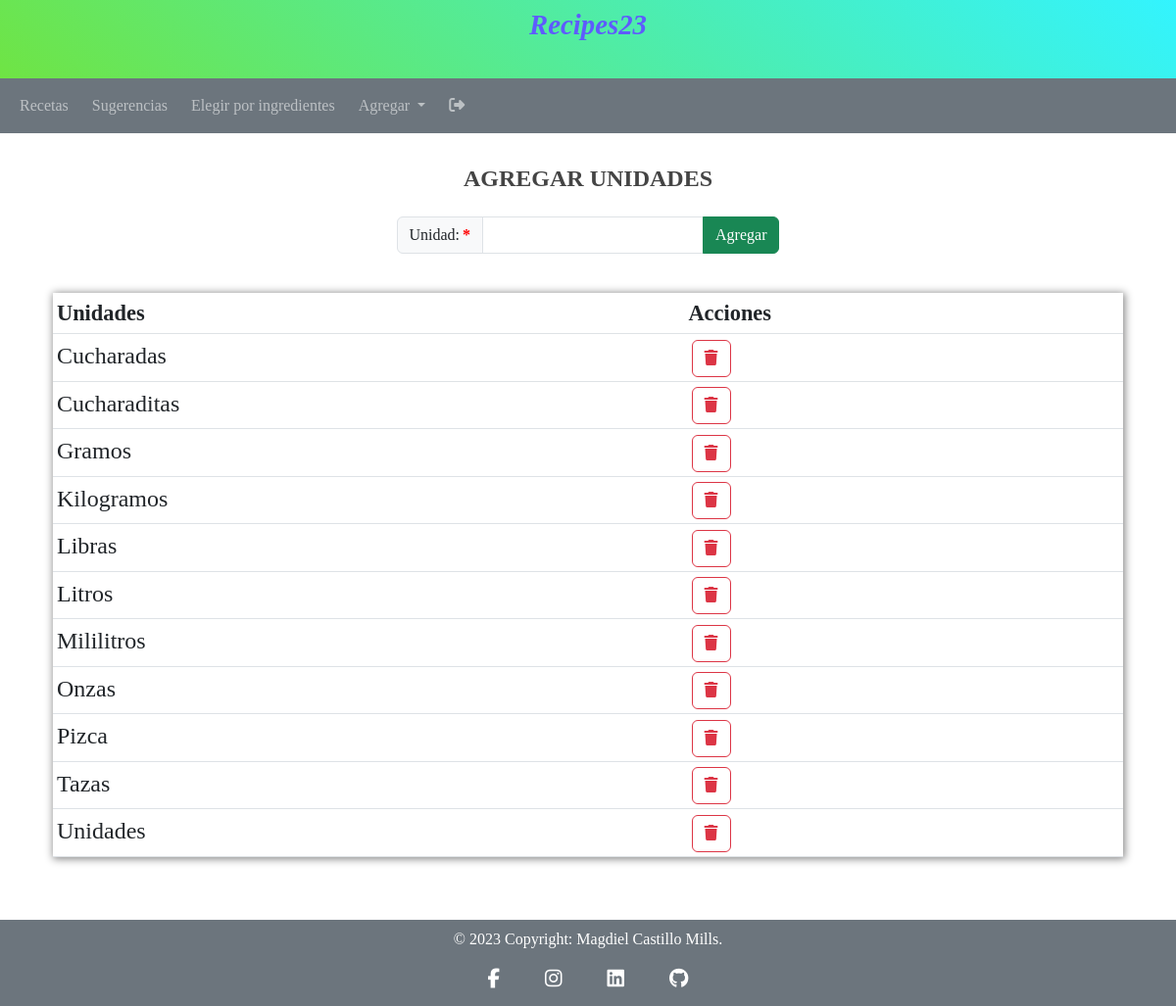
Screenshot of /views/add-units.php (signed in) with the database file from the repository.
### tables this page shows
CREATE TABLE `units` (
  `unitid` int NOT NULL AUTO_INCREMENT,
  `unit` varchar(20) NOT NULL,
  PRIMARY KEY (`unitid`),
  UNIQUE KEY `unit` (`unit`)
);

### views/add-units.php (the view, shortened to what this page needs)
<?php
require_once ("../config/db_Connection.php");
require_once ("../modules/head.php");
?>
<?php
require_once ("../modules/nav.php");
?>
<main class="container p-4">
    <div class="row mt-2 text-center justify-content-center">
    <h3>AGREGAR UNIDADES</h3>
        <form class="mt-3 col-auto" method="POST" action="../actions/create.php" autocomplete="on" onsubmit="return validation('add_units', /[a-zA-Z\t\h]+|(^$)/)">
            <div class="input-group mb-3">
                <label class="input-group-text is-required" for="add_units">Unidad: </label>
                <input class="form-control" type="text" id="add_units" name="add_units"  pattern="[a-zA-Z áéíóúÁÉÍÓÚñÑ]+" minlength="2" maxlength="50" autofocus required>
                <input  class="btn btn-success" type="submit" value="Agregar">
            </div>
        </form>
    </div>
    <div>
        <table class="table table-sm mt-4">
            <thead>
                <tr class="bg-primary">
                    <th>Unidades</th>
                    <th>Acciones</th>
                </tr>
            </thead>
            <tbody>
                <?php
                    $sql = "SELECT unit FROM units ORDER BY unit;";
                    $result = $conn -> query($sql);
                    if($result -> num_rows > 0){
                        while($row = $result -> fetch_assoc()){
                            $html = "<tr>";
                            $html .= "<td>" . ucfirst($row['unit']) . "</td>";
                            $html .= "<td>";
                            $html .= "<a href='../actions/delete.php?unitname=" . $row['unit'] . "' " . "class='btn btn-outline-danger' title='Eliminar'><i class='fa-solid fa-trash'></i></a>";
                            $html .= "</td>";
                            $html .= "</tr>";
                            echo $html;
                        }
                    }
                ?>
            </tbody>
        </table>
    </div>
</main>
<?php
require_once ("../modules/footer.php");
?>

### css/styles.css (style rules this page uses)
* { font-family:'Times New Roman', Times, serif; }
main { min-height: calc(100vh - 12rem); }
h3 { font-size: 1.5rem; color: #444; font-weight: bold; }
.btn-outline-danger { margin-left: 0.2rem; }
table { box-shadow: 1px 1px 8px 1px #888; }
thead { background-color:#444444; }
thead tr { font-weight: bold; font-size: 1.4rem; color:#ffffff; }
tbody { background-color:rgb(255, 246, 234); }
table td a { text-decoration:none; color: rgb(22, 182, 4); }
table td, p, ul li, ol li, li a { font-size: 1.5rem; color: rgb(22, 182, 4); text-decoration: none; }
label, select, input, option { font-size: 1.2rem; }
.is-required:after { content: '*'; margin-left: 3px; color: red; font-weight: bold; }

### rows the page displays
units: unit "Cucharadas"
units: unit "Cucharaditas"
units: unit "Gramos"
units: unit "Kilogramos"
units: unit "Libras"
units: unit "Litros"
units: unit "Mililitros"
units: unit "Onzas"
units: unit "Pizca"
units: unit "Tazas"
units: unit "Unidades"
